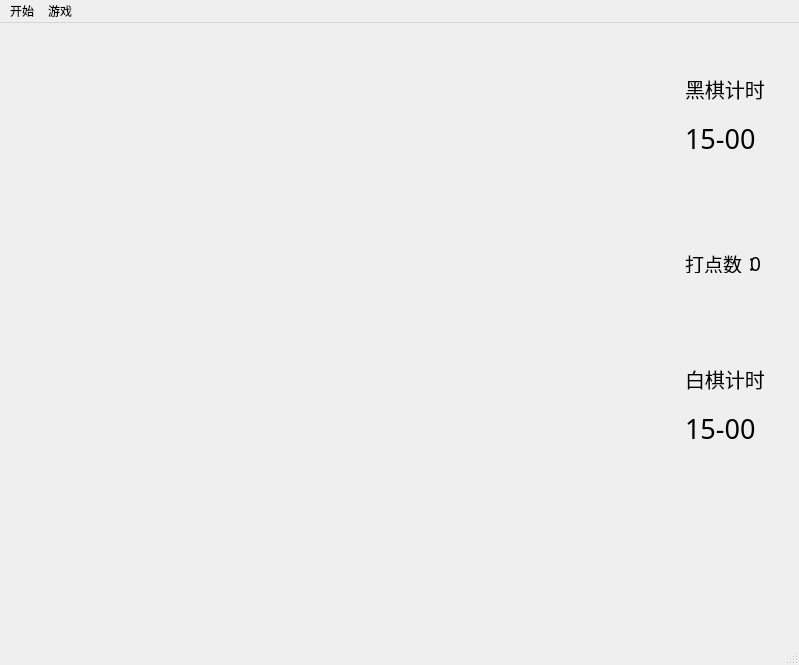
<?xml version="1.0" encoding="UTF-8"?>
<ui version="4.0">
 <class>ChessPlay</class>
 <widget class="QMainWindow" name="ChessPlay">
  <property name="geometry">
   <rect>
    <x>0</x>
    <y>0</y>
    <width>799</width>
    <height>665</height>
   </rect>
  </property>
  <property name="windowTitle">
   <string>gobang4.1.0-六倍镜界-比赛版本</string>
  </property>
  <property name="windowIcon">
   <iconset resource="resource.qrc">
    <normaloff>:/image/image/gobang.ico</normaloff>:/image/image/gobang.ico</iconset>
  </property>
  <widget class="QWidget" name="centralwidget">
   <widget class="QLabel" name="label">
    <property name="geometry">
     <rect>
      <x>685</x>
      <y>50</y>
      <width>101</width>
      <height>31</height>
     </rect>
    </property>
    <property name="font">
     <font>
      <family>中山行书百年纪念版</family>
      <pointsize>15</pointsize>
     </font>
    </property>
    <property name="text">
     <string>黑棋计时</string>
    </property>
   </widget>
   <widget class="QLabel" name="whiteTime">
    <property name="geometry">
     <rect>
      <x>685</x>
      <y>90</y>
      <width>101</width>
      <height>51</height>
     </rect>
    </property>
    <property name="font">
     <font>
      <family>OCR A Extended</family>
      <pointsize>20</pointsize>
     </font>
    </property>
    <property name="text">
     <string>15-00</string>
    </property>
   </widget>
   <widget class="QLabel" name="label_2">
    <property name="geometry">
     <rect>
      <x>685</x>
      <y>340</y>
      <width>101</width>
      <height>31</height>
     </rect>
    </property>
    <property name="font">
     <font>
      <family>中山行书百年纪念版</family>
      <pointsize>15</pointsize>
     </font>
    </property>
    <property name="text">
     <string>白棋计时</string>
    </property>
   </widget>
   <widget class="QLabel" name="blackTime">
    <property name="geometry">
     <rect>
      <x>685</x>
      <y>380</y>
      <width>101</width>
      <height>51</height>
     </rect>
    </property>
    <property name="font">
     <font>
      <family>OCR A Extended</family>
      <pointsize>20</pointsize>
     </font>
    </property>
    <property name="text">
     <string>15-00</string>
    </property>
   </widget>
   <widget class="QLabel" name="label_3">
    <property name="geometry">
     <rect>
      <x>685</x>
      <y>230</y>
      <width>68</width>
      <height>20</height>
     </rect>
    </property>
    <property name="font">
     <font>
      <family>中山行书百年纪念版</family>
      <pointsize>14</pointsize>
     </font>
    </property>
    <property name="text">
     <string>打点数：</string>
    </property>
   </widget>
   <widget class="QLabel" name="dadianN">
    <property name="geometry">
     <rect>
      <x>750</x>
      <y>230</y>
      <width>54</width>
      <height>20</height>
     </rect>
    </property>
    <property name="font">
     <font>
      <family>OCR A Extended</family>
      <pointsize>14</pointsize>
     </font>
    </property>
    <property name="text">
     <string>0</string>
    </property>
   </widget>
   <widget class="QLabel" name="AttactMessage">
    <property name="geometry">
     <rect>
      <x>640</x>
      <y>440</y>
      <width>211</width>
      <height>141</height>
     </rect>
    </property>
    <property name="font">
     <font>
      <family>中山行书百年纪念版</family>
      <pointsize>15</pointsize>
     </font>
    </property>
    <property name="text">
     <string/>
    </property>
   </widget>
  </widget>
  <widget class="QMenuBar" name="menubar">
   <property name="geometry">
    <rect>
     <x>0</x>
     <y>0</y>
     <width>799</width>
     <height>22</height>
    </rect>
   </property>
   <widget class="QMenu" name="menu">
    <property name="title">
     <string>开始</string>
    </property>
    <addaction name="actionGame"/>
    <addaction name="actionHome"/>
    <addaction name="actionQuit_2"/>
   </widget>
   <widget class="QMenu" name="menu_2">
    <property name="title">
     <string>游戏</string>
    </property>
    <addaction name="actionBack"/>
    <addaction name="actionScreenshot"/>
    <addaction name="actionPASS"/>
   </widget>
   <addaction name="menu"/>
   <addaction name="menu_2"/>
  </widget>
  <widget class="QStatusBar" name="statusbar"/>
  <action name="actionBack">
   <property name="icon">
    <iconset resource="resource.qrc">
     <normaloff>:/image/image/back.png</normaloff>:/image/image/back.png</iconset>
   </property>
   <property name="text">
    <string>悔棋</string>
   </property>
  </action>
  <action name="actionPeople">
   <property name="icon">
    <iconset resource="resource.qrc">
     <normaloff>:/image/image/person.png</normaloff>:/image/image/person.png</iconset>
   </property>
   <property name="text">
    <string>人人对战</string>
   </property>
  </action>
  <action name="actionComputer">
   <property name="icon">
    <iconset resource="resource.qrc">
     <normaloff>:/image/image/computer.png</normaloff>:/image/image/computer.png</iconset>
   </property>
   <property name="text">
    <string>人机对战</string>
   </property>
  </action>
  <action name="actionScreenshot">
   <property name="icon">
    <iconset resource="resource.qrc">
     <normaloff>:/image/image/screenshot.png</normaloff>:/image/image/screenshot.png</iconset>
   </property>
   <property name="text">
    <string>保存棋局</string>
   </property>
  </action>
  <action name="actionHome">
   <property name="icon">
    <iconset resource="resource.qrc">
     <normaloff>:/image/image/home.png</normaloff>:/image/image/home.png</iconset>
   </property>
   <property name="text">
    <string>回到菜单</string>
   </property>
  </action>
  <action name="actionNet">
   <property name="icon">
    <iconset resource="resource.qrc">
     <normaloff>:/image/image/net.png</normaloff>:/image/image/net.png</iconset>
   </property>
   <property name="text">
    <string>局域网对战</string>
   </property>
  </action>
  <action name="actionQuit_2">
   <property name="icon">
    <iconset resource="resource.qrc">
     <normaloff>:/image/image/quit.png</normaloff>:/image/image/quit.png</iconset>
   </property>
   <property name="text">
    <string>退出</string>
   </property>
  </action>
  <action name="actionGame">
   <property name="icon">
    <iconset resource="resource.qrc">
     <normaloff>:/image/image/new.png</normaloff>:/image/image/new.png</iconset>
   </property>
   <property name="text">
    <string>新游戏</string>
   </property>
  </action>
  <action name="actionPASS">
   <property name="enabled">
    <bool>true</bool>
   </property>
   <property name="icon">
    <iconset>
     <normaloff>image/pass.png</normaloff>image/pass.png</iconset>
   </property>
   <property name="text">
    <string>PASS</string>
   </property>
  </action>
 </widget>
 <resources>
  <include location="resource.qrc"/>
 </resources>
 <connections/>
</ui>
